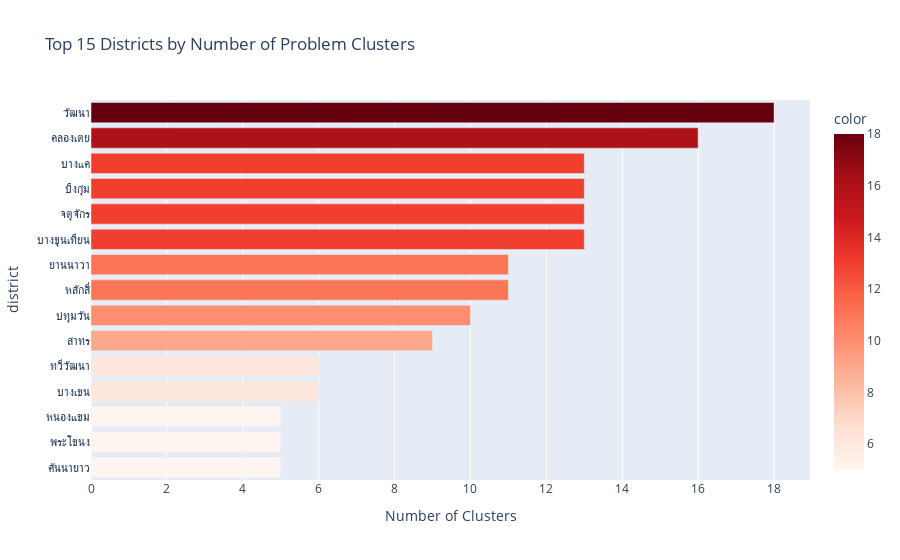

Notebook cell for this chart:
### Code cell
# 4. Top Districts by Number of Large Clusters
district_cluster_counts = df_sample[df_sample['cluster'].isin(large_clusters)].groupby('district')['cluster'].nunique().sort_values(ascending=False).head(15)

fig = px.bar(district_cluster_counts, x=district_cluster_counts.values, y=district_cluster_counts.index,
             orientation='h',
             title='Top 15 Districts by Number of Problem Clusters',
             labels={'x': 'Number of Clusters', 'y': 'District'},
             color=district_cluster_counts.values,
             color_continuous_scale='Reds')
fig.update_layout(yaxis={'categoryorder': 'total ascending'})
fig.show()

### Figure 1 — Plotly figure (JSON) as saved in the notebook; plotly's stock layout.template omitted (floating-point values rounded to 4 significant figures)
{"data": [{"hovertemplate": "Number of Clusters=%{x}<br>district=%{y}<br>color=%{marker.color}<extra></extra>", "legendgroup": "", "marker": {"color": [18, 16, 13, 13, 13, 13, 11, 11, 10, 9, 6, 6, 5, 5, 5], "coloraxis": "coloraxis", "pattern": {"shape": ""}}, "name": "", "orientation": "h", "showlegend": false, "textposition": "auto", "type": "bar", "x": [18, 16, 13, 13, 13, 13, 11, 11, 10, 9, 6, 6, 5, 5, 5], "xaxis": "x", "y": ["วัฒนา", "คลองเตย", "บางขุนเทียน", "จตุจักร", "บึงกุ่ม", "บางแค", "หลักสี่", "ยานนาวา", "ปทุมวัน", "สาทร", "บางเขน", "ทวีวัฒนา", "คันนายาว", "พระโขนง", "หนองแขม"], "yaxis": "y"}], "layout": {"barmode": "relative", "coloraxis": {"colorbar": {"title": {"text": "color"}}, "colorscale": [[0, "rgb(255,245,240)"], [0.125, "rgb(254,224,210)"], [0.25, "rgb(252,187,161)"], [0.375, "rgb(252,146,114)"], [0.5, "rgb(251,106,74)"], [0.625, "rgb(239,59,44)"], [0.75, "rgb(203,24,29)"], [0.875, "rgb(165,15,21)"], [1, "rgb(103,0,13)"]]}, "legend": {"tracegroupgap": 0}, "title": {"text": "Top 15 Districts by Number of Problem Clusters"}, "xaxis": {"anchor": "y", "domain": [0, 1], "title": {"text": "Number of Clusters"}}, "yaxis": {"anchor": "x", "categoryorder": "total ascending", "domain": [0, 1], "title": {"text": "district"}}}}
